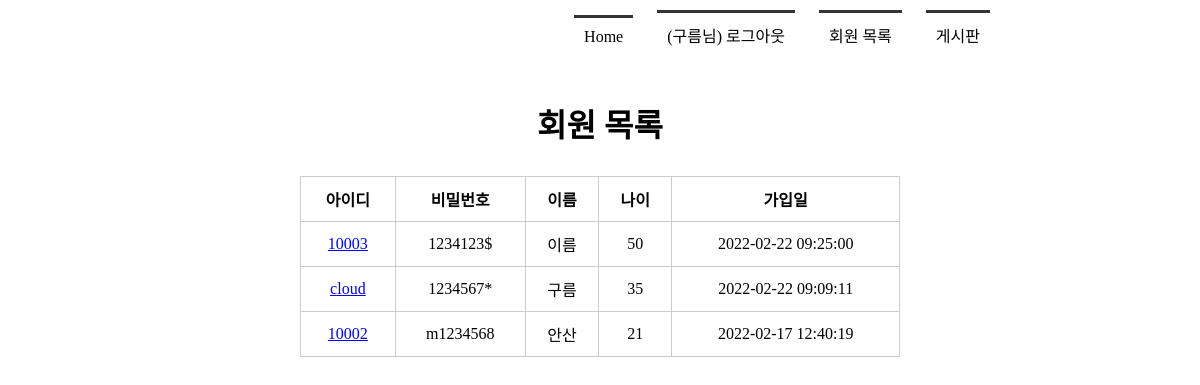
The page /memberlist/ (signed in) on the database its author committed.
### tables this page shows
CREATE TABLE member(
            mid char(5) PRIMARY KEY,
            passwd  char(8) NOT NULL,
            name    text NOT NULL,
            age integer,
            regDate timestamp date DEFAULT (datetime('now', 'localtime'))
        );

### app.py (the view)
@app.route('/memberlist/')
def memberlist():
    rs = select_member()
    return render_template('memberlist.html', rs=rs)

### model/model_member.py (called while the page is built)
def getconn():
    conn = sqlite3.connect('./members.db')
    return conn

def select_member():
    conn = getconn()
    cur = conn.cursor()
    sql = "SELECT * FROM member ORDER BY regDate DESC"
    cur.execute(sql)
    rs = cur.fetchall()
    conn.close()
    return rs

### templates/memberlist.html (shortened to what this page needs)
<!DOCTYPE html>
<html lang="ko">
<head>
    <link rel="stylesheet" href="{{ url_for('static', filename='style.css') }}">
</head>
<body>
    <div id="container">
        {% include 'navbar.html' %}
        <section>
            <h1>회원 목록</h1>
            <table>
                <tr>
                    <th>아이디</th>
                    <th>비밀번호</th>
                    <th>이름</th>
                    <th>나이</th>
                    <th>가입일</th>
                </tr>
                {% for i in rs %}
                <tr>
                    <td><a href="{{ url_for('member_view', id=i[0]) }}">{{ i[0] }}</a></td>
                    <td>{{ i[1] }}</td>
                    <td>{{ i[2] }}</td>
                    <td>{{ i[3] }}</td>
                    <td>{{ i[4] }}</td>
                </tr>
                {% endfor %}
            </table>
        </section>
    </div>
</body>
</html>

### static/style.css (style rules this page uses)
* { margin: 0; padding: 0; }
#container { width: 1000px; margin: 0 auto; }
section { text-align:center; }
section h1 { font-size: 2em; margin-bottom: 30px; }
section table { width: 600px; margin: 0 auto; }
section table, th, td { padding: 10px; border: 1px solid #ccc; border-collapse: collapse; }

### rows shown on the page
member: mid "10003", passwd "1234123$", name "이름", age "50", regDate "2022-02-22 09:25:00"
member: mid "cloud", passwd "1234567*", name "구름", age "35", regDate "2022-02-22 09:09:11"
member: mid "10002", passwd "m1234568", name "안산", age "21", regDate "2022-02-17 12:40:19"

### other values the page prints
{{ session['userName'] }} "구름"
